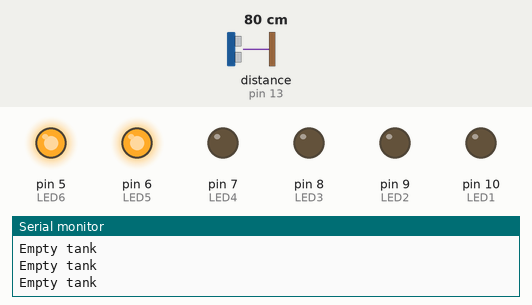
Simulated run of this sketch. Board: Arduino Uno, built with avr-gcc and run on an emulated ATmega328P. Shown: output pins drawn as LEDs (lit = HIGH), the last lines printed to the serial monitor. Inputs (shaded band) come from the test bench; at power-on: distance to the obstacle (sensor on pin 13) 80 cm. The echo pulse lasts 58.3 µs per cm.

Above: at 1.7 s.
1.8 s: distance to the obstacle (sensor on pin 13) set to 2 cm
At 2.6 s:
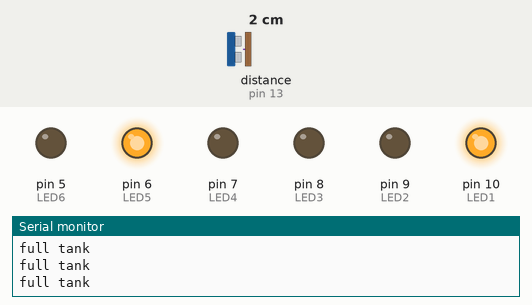
3.4 s: distance to the obstacle (sensor on pin 13) set to 4 cm
At 4.1 s:
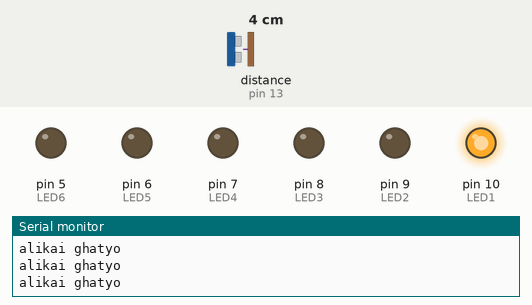
5.0 s: distance to the obstacle (sensor on pin 13) set to 8 cm
At 5.6 s:
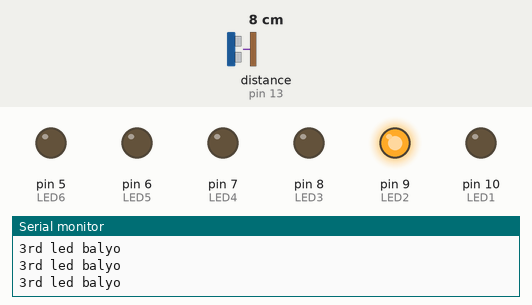
6.6 s: distance to the obstacle (sensor on pin 13) set to 35 cm
At 7.3 s:
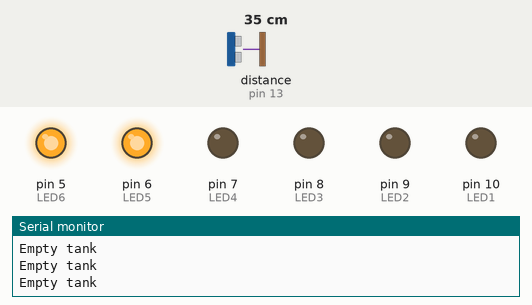
8.2 s: distance to the obstacle (sensor on pin 13) set to 9 cm
At 9.3 s:
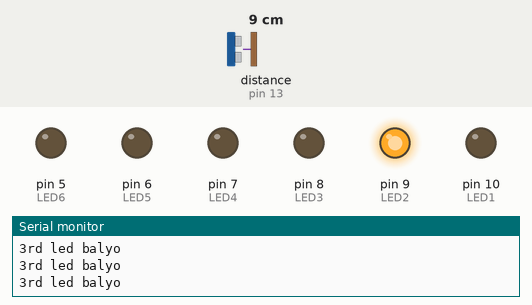
Timing chart, 0 to 10.8 s (numbered marks = the images above; inputs shaded):
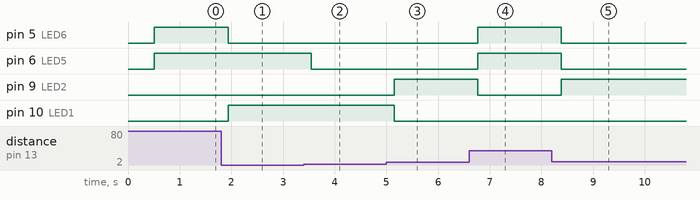

Measured:
- the behaviour switches between 2 and 3 cm on distance to the obstacle (sensor on pin 13) (found by bisection; images 1 and 2)
- the behaviour switches between 6 and 7 cm on distance to the obstacle (sensor on pin 13) (found by bisection; images 2 and 3)
- after the input at 1.8 s, pin 5 (LED6): HIGH → LOW after 0.14 s; pin 10 (LED1): LOW → HIGH after 0.14 s
- after the input at 3.4 s, pin 6 (LED5): HIGH → LOW after 0.15 s
- after the input at 5.0 s, pin 9 (LED2): LOW → HIGH after 0.16 s; pin 10 (LED1): HIGH → LOW after 0.16 s
- after the input at 6.6 s, pin 5 (LED6), pin 6 (LED5): LOW → HIGH after 0.17 s; pin 9 (LED2): HIGH → LOW after 0.17 s
- after the input at 8.2 s, pin 5 (LED6), pin 6 (LED5): HIGH → LOW after 0.19 s; pin 9 (LED2): LOW → HIGH after 0.19 s

The sketch:

agriMonitoringSystem.ino
```cpp
#include <HCSR04.h>

UltraSonicDistanceSensor US(12, 13); // Initialize sensor that uses digital pins trig and echo.
float x = 24;
int LED1 = 10;
int LED2 = 9;
int LED3 = 8;
int LED4 = 7;
int LED5 = 6;
int LED6 = 5;  //Buzzer pin

void setup()
{
  Serial.begin(9600);
  pinMode(LED1, OUTPUT);
  pinMode(LED2, OUTPUT);
  pinMode(LED3, OUTPUT);
  pinMode(LED4, OUTPUT);
  pinMode(LED5, OUTPUT);
  pinMode(LED6, OUTPUT);
  delay(500);
}

void loop()
{
  us();
}

void us(){
  float distance = US.measureDistanceCm();
  if (distance > 0.86 * x)
  {
    digitalWrite(5, HIGH);
    digitalWrite(6, HIGH);
    digitalWrite(7, LOW);
    digitalWrite(8, LOW);
    digitalWrite(9, LOW);
    digitalWrite(10, LOW);
    Serial.println("Empty tank");
    delay(100);
  }

  else if (distance > .76 * x && distance < .85 * x)
  {
    digitalWrite(5, LOW);
    digitalWrite(6, LOW);
    digitalWrite(7, HIGH);
    digitalWrite(8, LOW);
    digitalWrite(9, LOW);
    digitalWrite(10, LOW);
    Serial.println("5th led balyo");
    delay(100);
  }

  else if (distance < .75 * x && distance > .5 * x)
  {
    Serial.println("4th led balyo");
    digitalWrite(5, LOW);
    digitalWrite(8, HIGH);
    digitalWrite(6, LOW);
    digitalWrite(7, LOW);
    digitalWrite(9, LOW);
    digitalWrite(10, LOW);
    delay(100);
  }


  else if (distance < .5 * x && distance > .26 * x)
  {
    Serial.println("3rd led balyo");
    digitalWrite(5, LOW);
    digitalWrite(9, HIGH);
    digitalWrite(6, LOW);
    digitalWrite(7, LOW);
    digitalWrite(8, LOW);
    digitalWrite(10, LOW);
    delay(100);
  }


  else if (distance < .25 * x && distance > .1 * x)
  {
    Serial.println("alikai ghatyo");
    digitalWrite(5, LOW);
    digitalWrite(10, HIGH);
    digitalWrite(6, LOW);
    digitalWrite(7, LOW);
    digitalWrite(8, LOW);
    digitalWrite(9, LOW);
    delay(100);
  }

  else if (distance <= .1 * x) // check if water is full
  {
    digitalWrite(5, LOW);
    digitalWrite(10, HIGH);
    Serial.println("full tank");
    delay(100);
  }
  delay(100);
}
```
